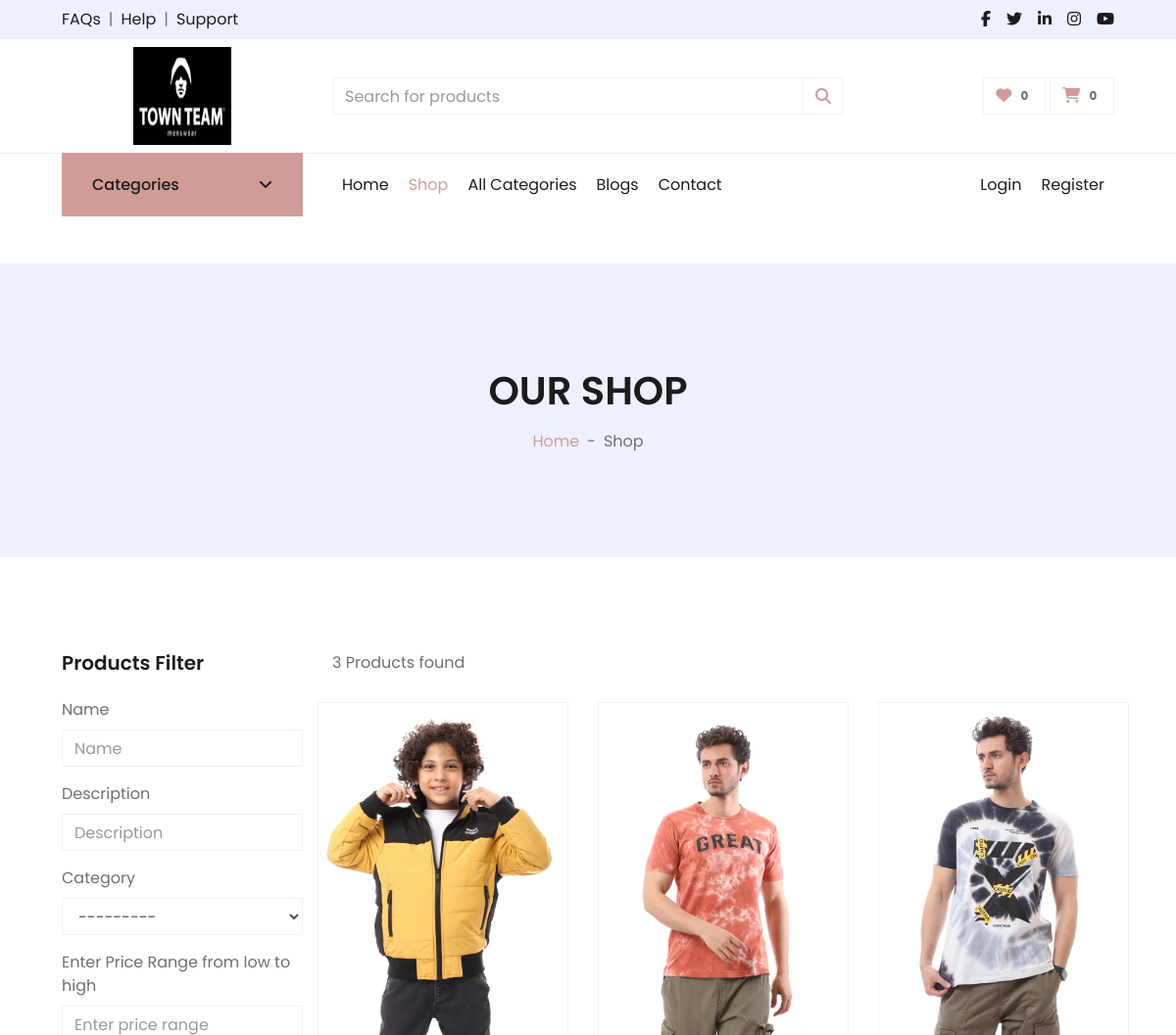
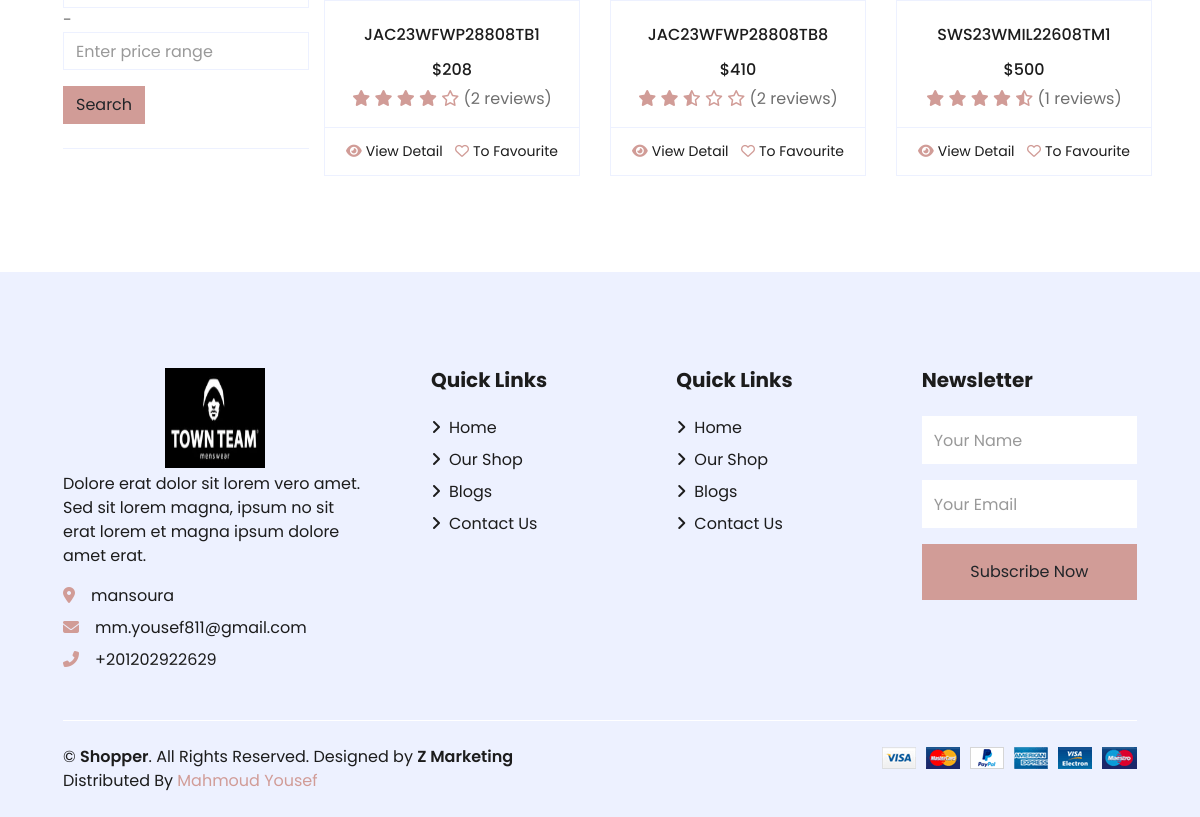
Before: /products/ with the older database file (2 pictures, top to bottom).
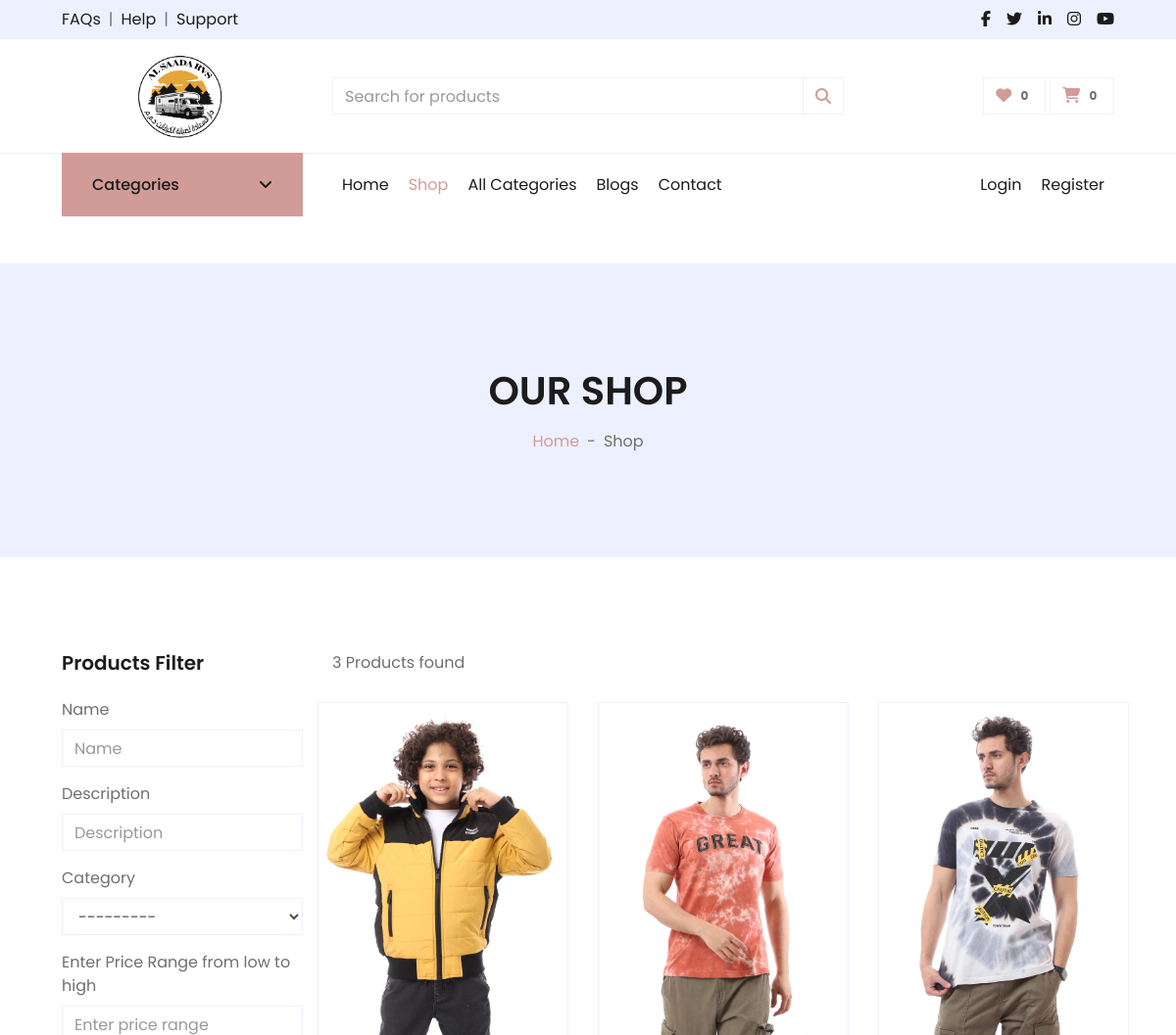
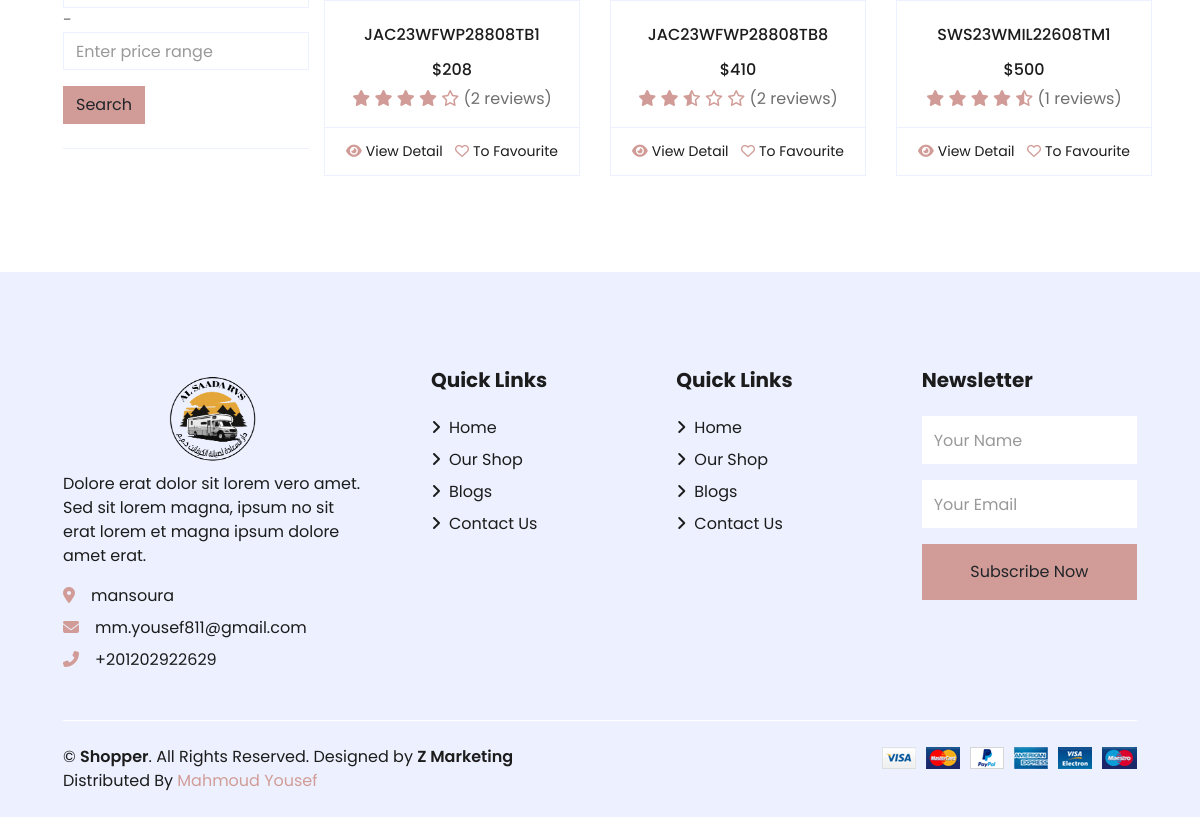
After: the same page with the newer database file (2 pictures, top to bottom).
### settings/models.py (models this page shows, shortened)
class Settings(models.Model):
    site_name = models.CharField( max_length=50)
    logo = models.ImageField( upload_to='setting/')
    phone = models.CharField( max_length=30)
    email = models.EmailField( max_length=254)
    description = models.TextField(max_length=1000)
    fb_link = models.URLField( max_length=200)
    twitter_link = models.URLField( max_length=200)
    instagram_link = models.URLField( max_length=200)
    address = models.CharField( max_length=50)
    get_in_touch = models.TextField(max_length=1000)

### products/views.py (the view)
# urls.py: path('', product_list ,name = 'product_list'),
def product_list(request, subcategory_id=None, tag_slug=None):
    categories = None
    tags = None
    if subcategory_id is not None:
        categories = get_object_or_404(Subcategory, id=subcategory_id)
        products = Product.objects.filter(subcategory=categories, is_available=True)
    elif tag_slug is not None:
        tags = get_object_or_404(Tag, slug=tag_slug)
        products = Product.objects.filter(tags=tags, is_available=True)
    else:
        products = Product.objects.filter(is_available=True)
    product_filter = ProductFilter(request.GET, queryset=products)
    filtered_products = product_filter.qs
    paginator = Paginator(filtered_products, 6)
    page = request.GET.get('page')
    paged_product = paginator.get_page(page)
    product_count = filtered_products.count()
    context = {
        'products': paged_product,
        'filter': product_filter,  # Pass the filter to the context
        'product_count': product_count,
        'subcategory_id':subcategory_id
    }
    return render(request, 'products/product_list.html', context)

### accounts/favourite_context.py (called while the page is built, shortened)
def counter(request):
    product_count = 0
    return dict(product_counter=product_count)

### carts/cart_context.py (called while the page is built)
def cart_count(request):
    cart_counter = 0
    if 'admin' in request.path:
        return{}
    else:
        try:
            cart = Cart.objects.filter(cart_id=_cart_id(request))
            if request.user.is_authenticated:
                cart_items = CartItem.objects.all().filter(user=request.user)
            else:
                cart_items = CartItem.objects.all().filter(cart=cart[:1])
            for cart_item in cart_items:
                cart_counter += cart_item.quantity
        except Cart.DoesNotExist :
            cart_counter = 0
    return dict(cart_counter=cart_counter)

### carts/views.py (called while the page is built)
def _cart_id(request):
    cart = request.session.session_key
    if not cart:
        cart = request.session.create()
    return cart

### products/models.py (called while the page is built)
    def avr_review(self):
        reviews = ReviewRating.objects.filter(product=self , status=True).aggregate(average=Avg('rating'))
        avg =0
        if reviews['average'] is not None:
            avg = float(reviews['average'])
        return avg

    def get_absolute_url(self):
        return reverse("product_detail", args=[self.subcategory.id,self.slug])

### products/templates/products/product_list.html (shortened to what the changed rows need)
{% extends "base.html" %}
{% load bootstrap4 %}
{% load static %}
{% block body %}
<div class="container-fluid bg-secondary mb-5">
    <div class="d-flex flex-column align-items-center justify-content-center" style="min-height: 300px">
        {% if 'search' in request.path %}
        <h1 class="font-weight-semi-bold text-uppercase mb-3">Search Result</h1>
        {% else %}
        <h1 class="font-weight-semi-bold text-uppercase mb-3">Our Shop</h1>
        {% endif %}
    </div>
</div>
{% endblock body %}

### templates/base.html (shortened to what the changed rows need)
{% load static %}
<!DOCTYPE HTML>
<html lang="en">
<head>
    <link href="https://cdnjs.cloudflare.com/ajax/libs/font-awesome/5.10.0/css/all.min.css" rel="stylesheet">
    <link href="{% static 'lib/owlcarousel/assets/owl.carousel.min.css'%}" rel="stylesheet">
    <link href="{% static 'css/all.min.css'%}" rel="stylesheet">
    <link href="{% static 'css/style.css'%}" rel="stylesheet">
    <link href="{% static 'css/custom.css'%}" rel="stylesheet">
</head>
<body>
    <div class="container-fluid">
        <div class="row align-items-center py-2 px-xl-5">
            <div class="col-lg-3 d-none d-lg-block">
                <a href="/" class="text-decoration-none">
                    <h1 class="m-0  text-center display-5 font-weight-semi-bold">
                        <img src="{{about_site.logo.url}}" width="100px" height="100px" alt="Logo">
                    </h1>
                </a>
            </div>
        </div>
    </div>
    {% block body %}
    {% endblock body %}
    <div class="container-fluid bg-secondary text-dark mt-5 pt-5">
        <div class="row px-xl-5 pt-5">
            <div class="col-lg-4 col-md-12 mb-5 pr-3 pr-xl-5">
                <a href="/" class="text-decoration-none">
                    <h1 class="mb-1 text-center display-5 font-weight-semi-bold">
                            <img src="{{about_site.logo.url}}" width="100px" height="100px" alt="Logo">
                    </h1>
                </a>
                <p>{{about_site.description}}</p>
                <p class="mb-2"><i class="fa fa-map-marker-alt text-primary mr-3"></i>{{about_site.address}}</p>
                <p class="mb-2"><i class="fa fa-envelope text-primary mr-3"></i>{{about_site.email}}</p>
                <p class="mb-0"><i class="fa fa-phone-alt text-primary mr-3"></i>{{about_site.phone}}</p>
            </div>
        </div>
        <div class="row border-top border-light mx-xl-5 py-4">
            <div class="col-md-6 px-xl-0">
                <p class="mb-md-0 text-center text-md-left text-dark">
                    &copy; <a class="text-dark font-weight-semi-bold" href="/">{{about_site.site_name}}</a>. All Rights
                    Reserved.
                    Designed
                    by
                    <a class="text-dark font-weight-semi-bold" href="">Z Marketing</a><br>
                    Distributed By <a href="" target="_blank">Mahmoud Yousef</a>
                </p>
            </div>
        </div>
    </div>
</body>
</html>

Changed rows visible on the page:
changed Settings "mansoura": logo: a different picture
